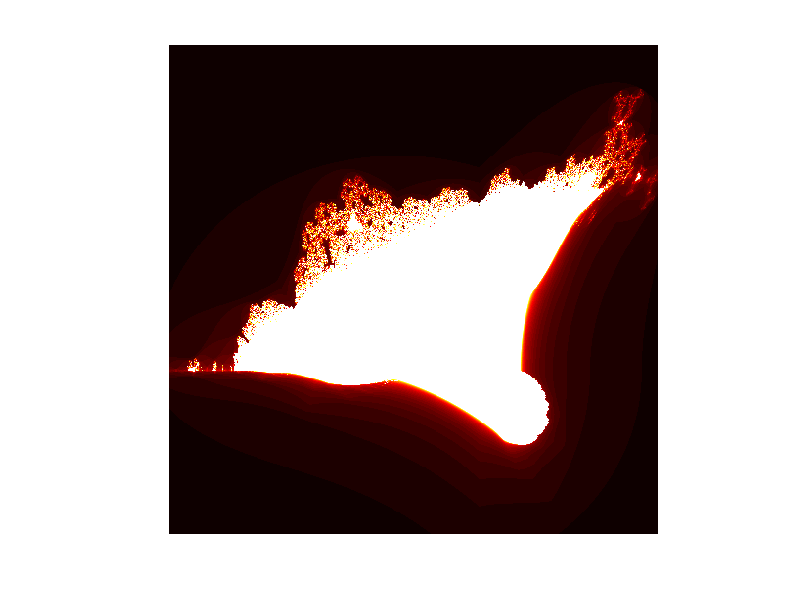

This figure's MATLAB source:
p = 500;
x0 = -0.4;
y0 = -0.5;
r = 1.5;
k = 50;
x = linspace(x0-r, x0+r, p);
y = linspace(y0-r, y0+r, p);
[X, Y] = meshgrid(x, y);
Z = X + 1i*Y;
m = k*ones(size(Z));
z = Z;
for n = 0:k
    z = (abs(real(z)) + 1i*abs(imag(z))).^2+Z;
    h = abs(z)>2;
    z(h) = NaN;
    m(h) = n;
end
imagesc(m)
colormap(hot(k))
axis equal
axis off
